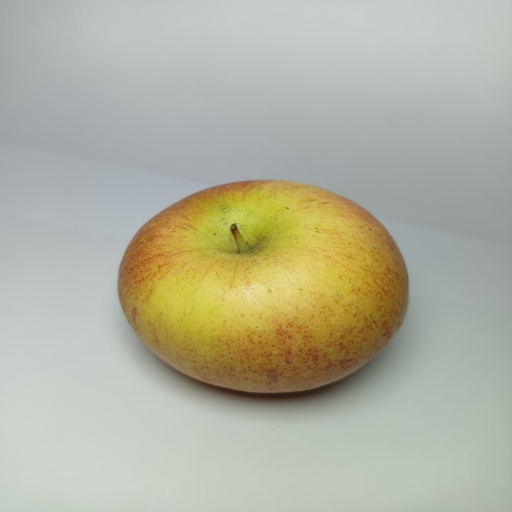
#> input picture Dataset/Fresh_Apple/IMG20260204225638.jpg, 512 x 512 px; its folder holds only this picture in this run
$ jupyter execute --allow-errors Percobaan4.ipynb   (older library calls are emulated)
#> lines starting #> are read from the running program, lines starting #| are printed output that depends on the picture
# Klasifikasi Kesegaran Buah Menggunakan Metode GLCM dan Random Forest
## Percobaan 4 — Preprocessing: Resize + Median Filter + Histogram Equalization + Sobel + Sharpening + Morfologi Closing (6 Preprocessing)
### Nama Anggota
- Thoriq Abdillah Falian Kusuma : F1D02410098
- Jasmine Aulia Santoso : F1D02410010
- Ulul Asmi : F1D002410144
- Fatriya Annastha Putra : F1D02410046

## Import Library

Cell dibawah mengimpor seluruh library yang dibutuhkan sepanjang program.

Library `os` digunakan untuk melakukan navigasi sistem file, sehingga program dapat membaca folder dataset dan melakukan iterasi secara otomatis pada setiap subfolder kelas. `OpenCV (cv2)` digunakan untuk membaca citra dari media penyimpanan, melakukan konversi warna dari BGR ke grayscale, serta mengubah ukuran citra (resize) agar memiliki dimensi yang seragam. Untuk keperluan visualisasi, `Matplotlib (matplotlib.pyplot)` digunakan untuk menampilkan sampel citra, grafik distribusi data, dan confusion matrix.

Dalam pengolahan data numerik, `NumPy` digunakan untuk melakukan operasi pada array multidimensi yang berfungsi menyimpan data citra, label, serta hasil perhitungan fitur. `Pandas` digunakan untuk mengelola data hasil ekstraksi fitur dalam bentuk DataFrame serta menyimpan dan membaca data dalam format CSV. Pembagian dataset menjadi data latih dan data uji dilakukan menggunakan fungsi `train_test_split` dari library `scikit-learn`, sehingga proses pembagian data dapat dilakukan secara acak namun tetap dapat direproduksi.

Pada tahap ekstraksi fitur tekstur, digunakan fungsi `graycomatrix` dan `graycoprops` dari library `scikit-image` untuk membentuk Gray-Level Co-occurrence Matrix (GLCM) dan menghitung berbagai karakteristik tekstur seperti contrast, correlation, energy, dan homogeneity. Selain itu, fungsi `entrop` dari library `SciPy` digunakan untuk menghitung nilai entropi berdasarkan distribusi probabilitas pada matriks GLCM sebagai fitur tambahan yang merepresentasikan kompleksitas tekstur citra.

Tahap klasifikasi dilakukan menggunakan tiga algoritma pembelajaran mesin dari library scikit-learn, yaitu RandomForestClassifier sebagai metode klasifikasi berbasis ensemble pohon keputusan, SVC (Support Vector Classifier) sebagai implementasi algoritma Support Vector Machine (SVM) dengan kernel Radial Basis Function (RBF), serta KNeighborsClassifier yang menerapkan metode K-Nearest Neighbors (KNN). Evaluasi performa model dilakukan menggunakan berbagai metrik dari sklearn.metrics, meliputi accuracy, precision, recall, F1-score, classification report, dan confusion matrix. Selanjutnya, Seaborn digunakan untuk menghasilkan visualisasi statistik tingkat lanjut, khususnya dalam menampilkan heatmap correlation matrix yang digunakan untuk menganalisis hubungan antar fitur yang diekstraksi.

[cell 1]
import os
import cv2 as cv
import matplotlib.pyplot as plt
import numpy as np
import pandas as pd
from sklearn.model_selection import train_test_split
from sklearn.metrics import accuracy_score, precision_score, recall_score, f1_score, classification_report
from sklearn.metrics import confusion_matrix, ConfusionMatrixDisplay
from skimage.feature import graycomatrix, graycoprops
from scipy.stats import entropy
from sklearn.ensemble import RandomForestClassifier
from sklearn.svm import SVC
from sklearn.neighbors import KNeighborsClassifier
import seaborn as sns

### Data Loading

Cell ini membaca seluruh gambar dari folder dataset dan melakukan resize seragam ke 250×250 piksel.

Yang dilakukan:

Fungsi resize_image(image, target_size=(250, 250)) didefinisikan sebagai wrapper modular untuk cv.resize()
Iterasi setiap subfolder dalam direktori Dataset/ masing-masing subfolder mewakili satu kelas
Setiap gambar dibaca, di-resize ke 250×250 piksel, dan dikonversi ke np.uint8
Gambar, label, dan nama file disimpan ke list masing-masing lalu dikonversi ke numpy array
Output: Total data: 828 dan Labels: ['Fresh_Apple' 'Moderately_Fresh_Apple' 'Rotten_Apple']

Ukuran resize 250×250 piksel konsisten dengan Percobaan 1, 2, dan 3, memastikan dimensi seragam sebagai syarat pemrosesan batch dan komputasi GLCM yang efisien.

[cell 2]
def resize_image(image, target_size=(250, 250)):
    return cv.resize(image, target_size)

data = []
labels = []
file_name = []

dataset_path = 'Dataset'

for sub_folder in sorted(os.listdir(dataset_path)):
    folder_path = os.path.join(dataset_path, sub_folder)
    if not os.path.isdir(folder_path):
        continue
    for filename in os.listdir(folder_path):
        img_path = os.path.join(folder_path, filename)
        img = cv.imread(img_path)
#> img is the input picture: shape (512, 512, 3); mean B, G, R 159.2, 178, 177.7
        if img is None:
            continue
        img = resize_image(img, (250, 250))
        img = img.astype(np.uint8)
        data.append(img)
        labels.append(sub_folder)
        file_name.append(filename)

data = np.array(data)
labels = np.array(labels)
print(f'Total data: {len(data)}')
#| Total data: 2
print(f'Labels: {np.unique(labels)}')

## Data Understanding

Cell ini menampilkan distribusi jumlah gambar per kelas menggunakan bar chart.

Distribusi Dataset:

Fresh_Apple berjumlah 507 gambar dengan proporsi ±61.2%.
Moderately_Fresh_Apple berjumlah 166 gambar dengan proporsi ±20.0%.
Rotten_Apple berjumlah 155 gambar dengan proporsi ±18.7%.
Total berjumlah 828 gambar dengan proporsi 100%.

Dataset identik dengan percobaan-percobaan sebelumnya. Distribusi tidak seimbang dengan Fresh_Apple mendominasi (~3× lebih banyak dari kelas lain) tetap menjadi karakteristik yang relevan dalam interpretasi hasil evaluasi model.

Karakteristik visual gambar:

Gambar diambil dengan kamera smartphone dalam kondisi pencahayaan dan background bervariasi.
Apel segar: permukaan mulus, tekstur seragam, warna merah/hijau cerah.
Apel cukup segar: mulai ada bercak kecil dan perubahan warna lokal.
Apel busuk: permukaan tidak merata, bercak coklat/hitam signifikan, tekstur kasar.

[cell 3]
unique, counts = np.unique(labels, return_counts=True)
plt.figure(figsize=(8, 5))
plt.bar(unique, counts, color=['green', 'orange', 'red'])
plt.xlabel('Kelas')
plt.ylabel('Jumlah Gambar')
plt.title('Distribusi Dataset Buah Apel')
for i, (u, c) in enumerate(zip(unique, counts)):
    plt.text(i, c + 5, str(c), ha='center', fontweight='bold')
plt.tight_layout()
plt.show()
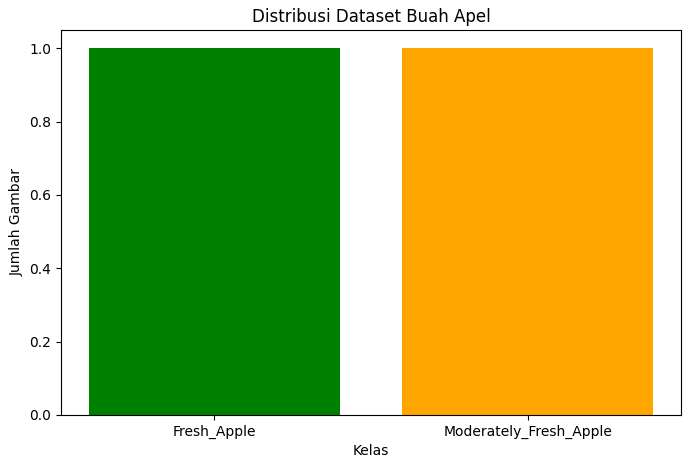
#> figure drawn by matplotlib, 1 panel

## Sample Data

Cell ini menggunakan fungsi show_sample_images() untuk menampilkan contoh gambar original dari setiap kelas dalam format grid 3×3.

Yang dilakukan:

Fungsi menerima array gambar, label, nama kelas, judul, dan jumlah sampel (n=3).
Grid 3 baris × 3 kolom = 9 gambar total, gambar BGR dikonversi ke RGB sebelum ditampilkan.
Dipanggil dengan judul 'Sample Data Original' untuk membedakan dari visualisasi di tahap preprocessing berikutnya.

Tujuan: Memverifikasi data terbaca benar, warna natural, dan label sesuai konten. Fungsi ini bersifat reusable dan dipanggil kembali setelah setiap tahap preprocessing untuk memperlihatkan transformasi visual yang terjadi.

[cell 4]
def show_sample_images(images, labels, class_names, title='Sample Images', n=3):
#> called with images = array of shape (2, 250, 250, 3), labels = array of shape (2,), title = 'Sample Data Original', n = 3
    fig, axes = plt.subplots(len(class_names), n, figsize=(n*3, len(class_names)*3))
    fig.suptitle(title, fontsize=14, fontweight='bold')
    for i, cls in enumerate(class_names):
        idx = np.where(labels == cls)[0]
        for j in range(min(n, len(idx))):
            img = images[idx[j]]
            if len(img.shape) == 3:
                axes[i][j].imshow(cv.cvtColor(img, cv.COLOR_BGR2RGB))
            else:
                axes[i][j].imshow(img, cmap='gray')
            axes[i][j].set_title(f'{cls}', fontsize=9)
            axes[i][j].axis('off')
    plt.tight_layout()
    plt.show()
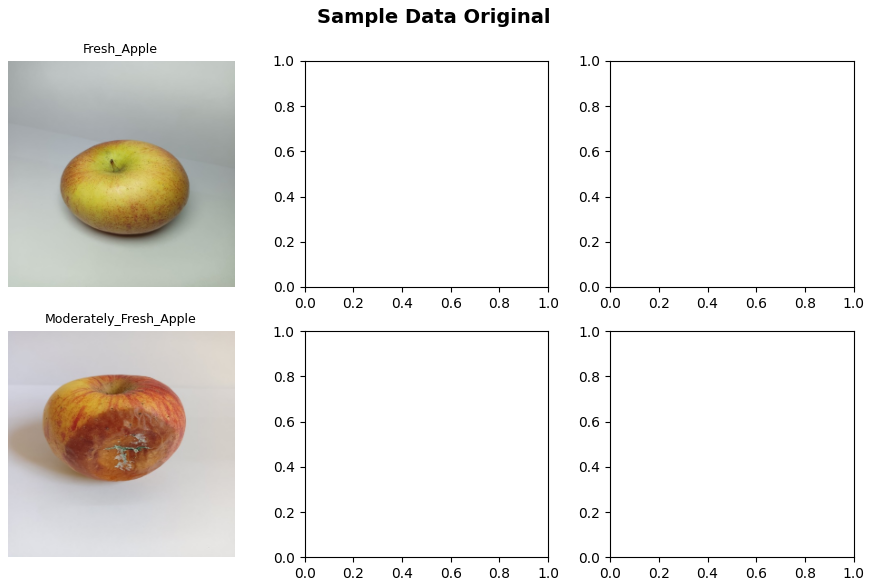
#> figure drawn by matplotlib, 2 panels

class_names = sorted(np.unique(labels))
show_sample_images(data, labels, class_names, 'Sample Data Original')

## Grayscale

Cell ini mengkonversi seluruh gambar dari BGR (3-channel) ke Grayscale (1-channel) menggunakan cv.cvtColor(img, cv.COLOR_BGR2GRAY).

Yang dilakukan:

Iterasi setiap gambar dalam data, konversi ke grayscale, simpan ke list img_grey
Hasil divisualisasikan dengan show_sample_images(img_grey, ..., 'Grayscale Images')

Grayscale dilakukan sebagai prasyarat wajib untuk seluruh preprocessing dan GLCM berikutnya, yaitu Sobel, Histogram Equalization, dan GLCM semuanya bekerja pada data intensitas tunggal (0–255). Formula pembobotan Y = 0.114B + 0.587G + 0.299R mempertahankan persepsi kecerahan yang akurat.

[cell 5]
img_grey = []
for img in data:
    gray = cv.cvtColor(img, cv.COLOR_BGR2GRAY)
    img_grey.append(gray)
#> this loop made 2 passes
#> pass 2, `gray = cv.cvtColor(img, cv.COLOR_BGR2GRAY)`:
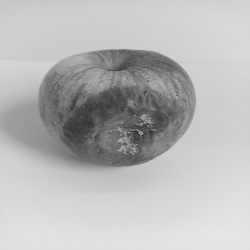
#> gray: shape (250, 250); min 38, max 232, mean 185
#> after the loop, img_grey = 2 items
img_grey = np.array(img_grey)

show_sample_images(img_grey, labels, class_names, 'Grayscale Images')

## Preprocessing 4: Resize + Median Filter + Histogram Equalization + Sobel + Sharpening + Morfologi Closing
Pada percobaan 4, digunakan 6 preprocessing (terlengkap):
1. **Resize** (sudah dilakukan saat data loading ke ukuran 250x250)
2. **Median Filter** — menghilangkan noise salt & pepper
3. **Histogram Equalization** — meningkatkan kontras gambar
4. **Sobel Edge Detection** — mendeteksi tepi/batas area busuk pada apel
5. **Sharpening** — mempertegas detail tekstur permukaan buah
6. **Morfologi Closing** — menutup lubang kecil dan merapikan area pada permukaan apel

### Step 1: Median Filter

Cell ini menerapkan Median Filter manual dengan kernel 3×3 pada seluruh gambar grayscale. Fungsi hitung_median(image) menghitung nilai median dari sebuah array, sedangkan fungsi median_filter(image, kernel_size=3) mengimplementasikan sliding window 3×3 yang digeser ke setiap posisi piksel. Setiap piksel output diisi dengan nilai median dari 9 piksel dalam window tersebut. Gambar di-pad menggunakan np.pad(..., mode='reflect') agar piksel tepi tetap dapat diproses. Hasil 828 gambar disimpan dalam array img_median dan divisualisasikan dengan judul 'Hasil Median Filter'.

Median Filter menghilangkan noise salt-and-pepper dari sensor kamera secara efektif sambil mempertahankan tepi objek karena nilai median tidak terpengaruh outlier. Dalam konteks pipeline Percobaan 4, Median Filter adalah lapisan pertama kebersihan sinyal yang memastikan Histogram Equalization tidak memperkuat noise dan Sobel tidak mendeteksi tepi palsu akibat noise. Implementasi manual tanpa fungsi OpenCV tingkat tinggi menunjukkan pemahaman algoritmik terhadap cara kerja filter.

[cell 6]
def hitung_median(image):
    return np.median(image)

def median_filter(image, kernel_size=3):
    pad = kernel_size // 2
    padded = np.pad(image, pad, mode='reflect')
    result = np.zeros_like(image)
    for i in range(image.shape[0]):
        for j in range(image.shape[1]):
            window = padded[i:i+kernel_size, j:j+kernel_size]
            result[i, j] = hitung_median(window)
    return result.astype(np.uint8)

img_median = []
for img in img_grey:
    filtered = median_filter(img, kernel_size=3)
    img_median.append(filtered)
#> this loop made 2 passes
#> pad in median_filter on passes 1 to 2: 1, 1
#> after the loop, img_median = 2 items
img_median = np.array(img_median)

show_sample_images(img_median, labels, class_names, 'Hasil Median Filter')

### Step 2: Histogram Equalization

Cell ini menerapkan Histogram Equalization manual pada hasil Median Filter. Fungsi histogram_equalization(image) bekerja melalui lima langkah: menghitung histogram intensitas menggunakan np.histogram dengan 256 bins, menghitung Cumulative Distribution Function (CDF) dari histogram, melakukan masking nilai CDF=0 menggunakan np.ma.masked_equal untuk menghindari pembagian nol, menerapkan linear stretching (cdf - min) * 255 / (max - min) untuk menghasilkan lookup table dalam rentang 0 hingga 255, dan memetakan setiap piksel gambar melalui lookup table tersebut. Hasil disimpan dalam img_histeq dan divisualisasikan.

Histogram Equalization meratakan distribusi intensitas ke rentang penuh 0 hingga 255, sehingga perbedaan antara area sehat dan area busuk pada permukaan apel menjadi lebih kontras dan lebih mudah dibedakan. Nilai Contrast GLCM rata-rata meningkat dari ~27,2 (Percobaan 2 berhenti di HE) menjadi ~28,7 pada Percobaan 4, menunjukkan bahwa HE dalam pipeline panjang menghasilkan nilai yang sedikit lebih tinggi. Dalam konteks pipeline 6-tahap ini, HE berperan sebagai jembatan yang memperkuat sinyal sebelum Sobel bekerja — kontras lebih tinggi menghasilkan gradien tepi yang lebih kuat dan lebih representatif antar kelas.

Pengaruh terhadap citra dan akurasi: Pada Percobaan 2 di mana HE berdiri sendiri sebagai preprocessing terakhir, akurasi justru turun dari Percobaan 1 untuk semua model. Namun pada Percobaan 4 dan 3 di mana HE diikuti oleh Sobel, kontribusinya menjadi positif karena gradien intensitas yang lebih kuat mempertegas peta tepi yang dihasilkan operator Sobel, memberikan fitur GLCM yang lebih diskriminatif untuk membedakan tingkat kesegaran apel.

[cell 7]
def histogram_equalization(image):
    hist, bins = np.histogram(image.flatten(), 256, [0, 256])
    cdf = hist.cumsum()
    cdf_normalized = cdf * hist.max() / cdf.max()
    cdf_m = np.ma.masked_equal(cdf, 0)
    cdf_m = (cdf_m - cdf_m.min()) * 255 / (cdf_m.max() - cdf_m.min())
    cdf = np.ma.filled(cdf_m, 0).astype('uint8')
    return cdf[image]

img_histeq = []
for img in img_median:
    equalized = histogram_equalization(img)
    img_histeq.append(equalized)
#> this loop made 2 passes
#> pass 1, `equalized = histogram_equalization(img)`:
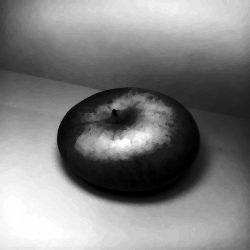
#> equalized: shape (250, 250); min 0, max 255, mean 128.9
#> pass 2, `equalized = histogram_equalization(img)`:
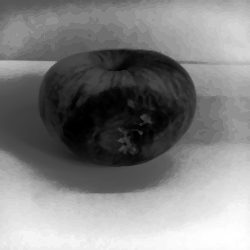
#> equalized: shape (250, 250); min 0, max 255, mean 129.3
#> after the loop, img_histeq = 2 items
img_histeq = np.array(img_histeq)

show_sample_images(img_histeq, labels, class_names, 'Hasil Histogram Equalization')

### Step 3: Sobel Edge Detection

Cell ini menerapkan deteksi tepi Sobel manual menggunakan konvolusi kernel 3×3. Dua kernel Sobel didefinisikan secara eksplisit: kernel horizontal Sx dengan nilai [-1,0,1; -2,0,2; -1,0,1] untuk mendeteksi tepi vertikal, dan kernel vertikal Sy dengan nilai [-1,-2,-1; 0,0,0; 1,2,1] untuk mendeteksi tepi horizontal. Fungsi convo_edge(image, kernel) mengimplementasikan konvolusi manual dengan padding reflektif yang menghasilkan peta gradien dalam satu arah. Fungsi deteksi_tepi(image, Sx, Sy) menghitung Gx menggunakan convo_edge dengan Sx, menghitung Gy menggunakan convo_edge dengan Sy, menghitung magnitude gradien total dengan rumus √(Gx² + Gy²), melakukan np.clip(magnitude, 0, 255), dan mengembalikan gambar uint8. Hasil disimpan dalam img_sobel dan divisualisasikan.

Pengaruh terhadap citra dan akurasi: Sobel mengubah representasi gambar apel dari peta intensitas warna menjadi peta kerapatan tepi. Area apel busuk dengan banyak batas antara jaringan sehat dan rusak menghasilkan gambar Sobel dengan jaringan tepi padat, sementara area apel segar menghasilkan gambar Sobel dengan sedikit tepi dan dominasi piksel bernilai mendekati nol. Perbedaan karakter inilah yang menjadikan fitur GLCM pasca-Sobel jauh lebih diskriminatif. Nilai Correlation turun dari ~0,998 (Percobaan 1 dan 2) ke ~0,793 (Percobaan 4) karena transisi abrupt antara piksel tepi tinggi dan area datar mendekati nol merusak korelasi spasial. Justru perubahan nilai Correlation inilah yang meningkatkan daya pembeda antar kelas, berkontribusi pada lonjakan akurasi dibanding Percobaan 1 dan 2.

[cell 8]
# Kernel Sobel
Sx = np.array([[-1, 0, 1],
               [-2, 0, 2],
               [-1, 0, 1]])

Sy = np.array([[-1, -2, -1],
               [ 0,  0,  0],
               [ 1,  2,  1]])

def convo_edge(image, kernel):
    pad = kernel.shape[0] // 2
    padded = np.pad(image, pad, mode='reflect')
    result = np.zeros_like(image, dtype=np.float64)
    for i in range(image.shape[0]):
        for j in range(image.shape[1]):
            window = padded[i:i+kernel.shape[0], j:j+kernel.shape[1]]
            result[i, j] = np.sum(window * kernel)
    return result

def deteksi_tepi(image, Sx, Sy):
    Gx = convo_edge(image.astype(np.float64), Sx)
    Gy = convo_edge(image.astype(np.float64), Sy)
    magnitude = np.sqrt(Gx**2 + Gy**2)
    magnitude = np.clip(magnitude, 0, 255)
    return magnitude.astype(np.uint8)

img_sobel = []
for img in img_histeq:
    sobel = deteksi_tepi(img, Sx, Sy)
    img_sobel.append(sobel)
#> this loop made 2 passes
#> pass 1, in deteksi_tepi, `Gx = convo_edge(image.astype(np.float64), Sx)`:
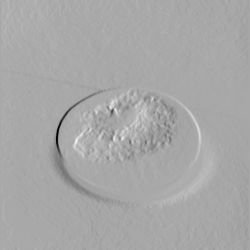
#> Gx: shape (250, 250) float64; min -575, max 295, mean -1.9; drawn with min black and max white
#> pass 1, in deteksi_tepi, `Gy = convo_edge(image.astype(np.float64), Sy)`:
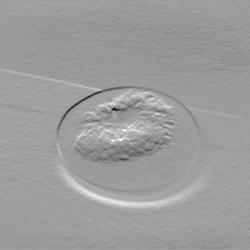
#> Gy: shape (250, 250) float64; min -514, max 322, mean -0.1; drawn with min black and max white
#> pass 1, in deteksi_tepi, `magnitude = np.sqrt(Gx**2 + Gy**2)`:
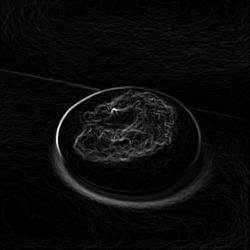
#> magnitude: shape (250, 250) float64; min 0, max 607, mean 26; drawn with min black and max white
#> after the loop, img_sobel = 2 items
img_sobel = np.array(img_sobel)

show_sample_images(img_sobel, labels, class_names, 'Hasil Sobel Edge Detection')
#> after the loop in show_sample_images (call 5), `for i, cls in enumerate(class_names):`:
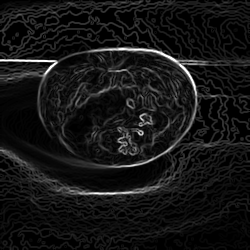
#> img: shape (250, 250); min 0, max 255, mean 21.2
#> in show_sample_images (call 5), `plt.show()`:
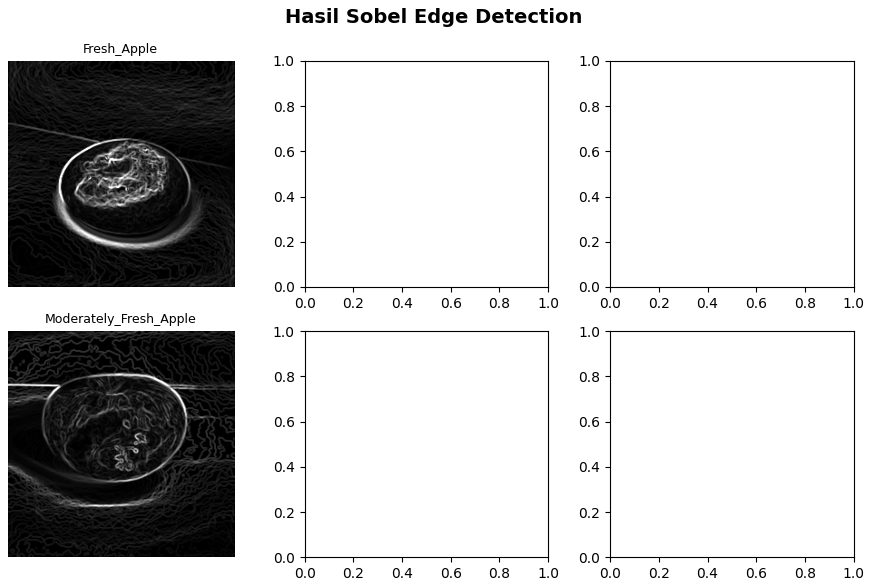
#> figure drawn by matplotlib, 2 panels

### Step 4: Sharpening

Cell ini menerapkan filter sharpening pada hasil Sobel menggunakan cv.filter2D. Fungsi sharpen_image(image) mendefinisikan kernel Laplacian-based berukuran 3×3 dengan nilai pusat 8/9 dan delapan tetangga masing-masing bernilai -1/9, sehingga jumlah seluruh elemen kernel sama dengan nol. cv.filter2D(image, -1, kernel) melakukan konvolusi, diikuti np.clip(sharpened, 0, 255).astype(np.uint8) untuk pembatasan rentang nilai. Hasil disimpan dalam img_sharpened dan divisualisasikan.

Karena jumlah elemen kernel sama dengan nol, area datar dengan intensitas seragam tidak berubah setelah sharpening diterapkan. Hanya area dengan perbedaan intensitas, yaitu garis-garis tepi hasil Sobel yang menjadi lebih tegas dan lebih kontras. Ini mempertegas batas tepi yang sudah terdeteksi Sobel sehingga distribusi GLCM menjadi lebih terpolarisasi dan lebih konsisten per kelas. Kontribusi Sharpening dalam pipeline ini bersifat pelengkap, ia mempertegas sinyal yang sudah dibentuk Sobel sebelum masuk ke tahap Morfologi Closing.

[cell 9]
def sharpen_image(image):
    kernel = np.array([[-1/9, -1/9, -1/9],
                       [-1/9,  8/9, -1/9],
                       [-1/9, -1/9, -1/9]])
    sharpened = cv.filter2D(image, -1, kernel)
    return np.clip(sharpened, 0, 255).astype(np.uint8)

img_sharpened = []
for img in img_sobel:
    sharpened = sharpen_image(img)
    img_sharpened.append(sharpened)
#> (the rest of the program and of its run is left out)
